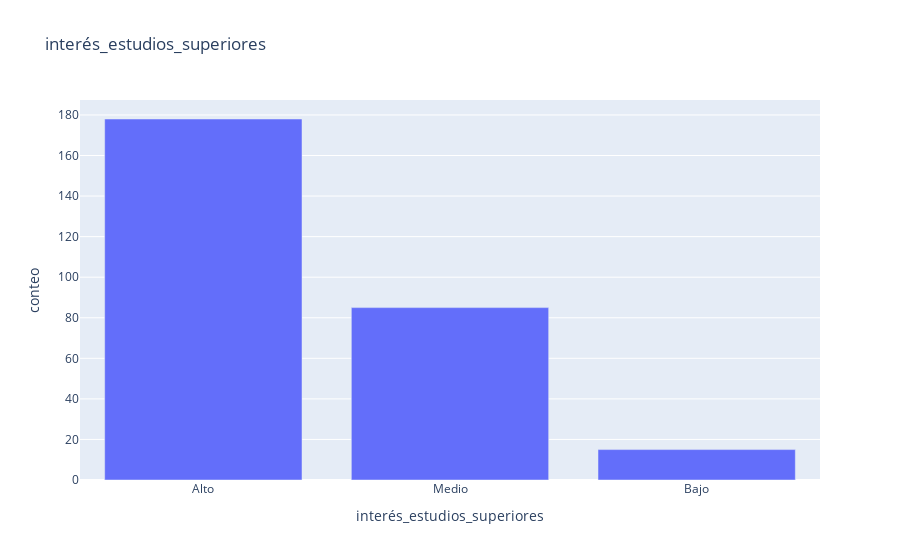

Notebook code cell kept with this figure:
### Markdown cell above
### Interés en estudios superiores

### Code cell
eda.plot_barplots(df, ['interés_estudios_superiores'])

### Figure 1 — Plotly figure (JSON) as saved in the notebook; plotly's stock layout.template omitted (floating-point values rounded to 4 significant figures)
{"data": [{"hovertemplate": "interés_estudios_superiores=%{x}<br>conteo=%{y}<extra></extra>", "legendgroup": "", "marker": {"color": "#636efa", "pattern": {"shape": ""}}, "name": "", "orientation": "v", "showlegend": false, "textposition": "auto", "type": "bar", "x": ["Alto", "Medio", "Bajo"], "xaxis": "x", "y": [178, 85, 15], "yaxis": "y"}], "layout": {"barmode": "relative", "legend": {"tracegroupgap": 0}, "title": {"text": "interés_estudios_superiores"}, "xaxis": {"anchor": "y", "domain": [0, 1], "title": {"text": "interés_estudios_superiores"}}, "yaxis": {"anchor": "x", "domain": [0, 1], "title": {"text": "conteo"}}}}
